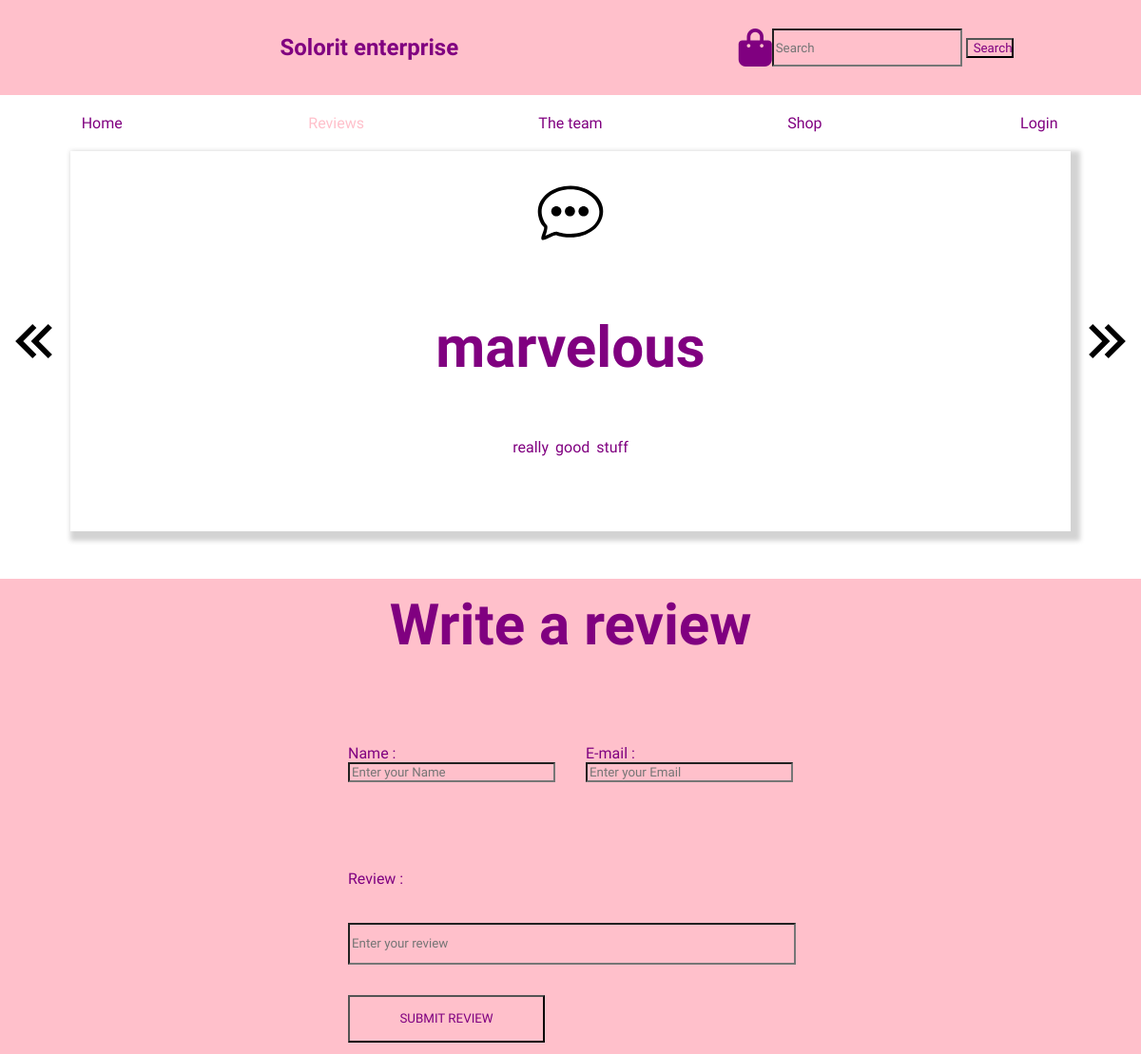
The page /reviews/ on the database as committed earlier.
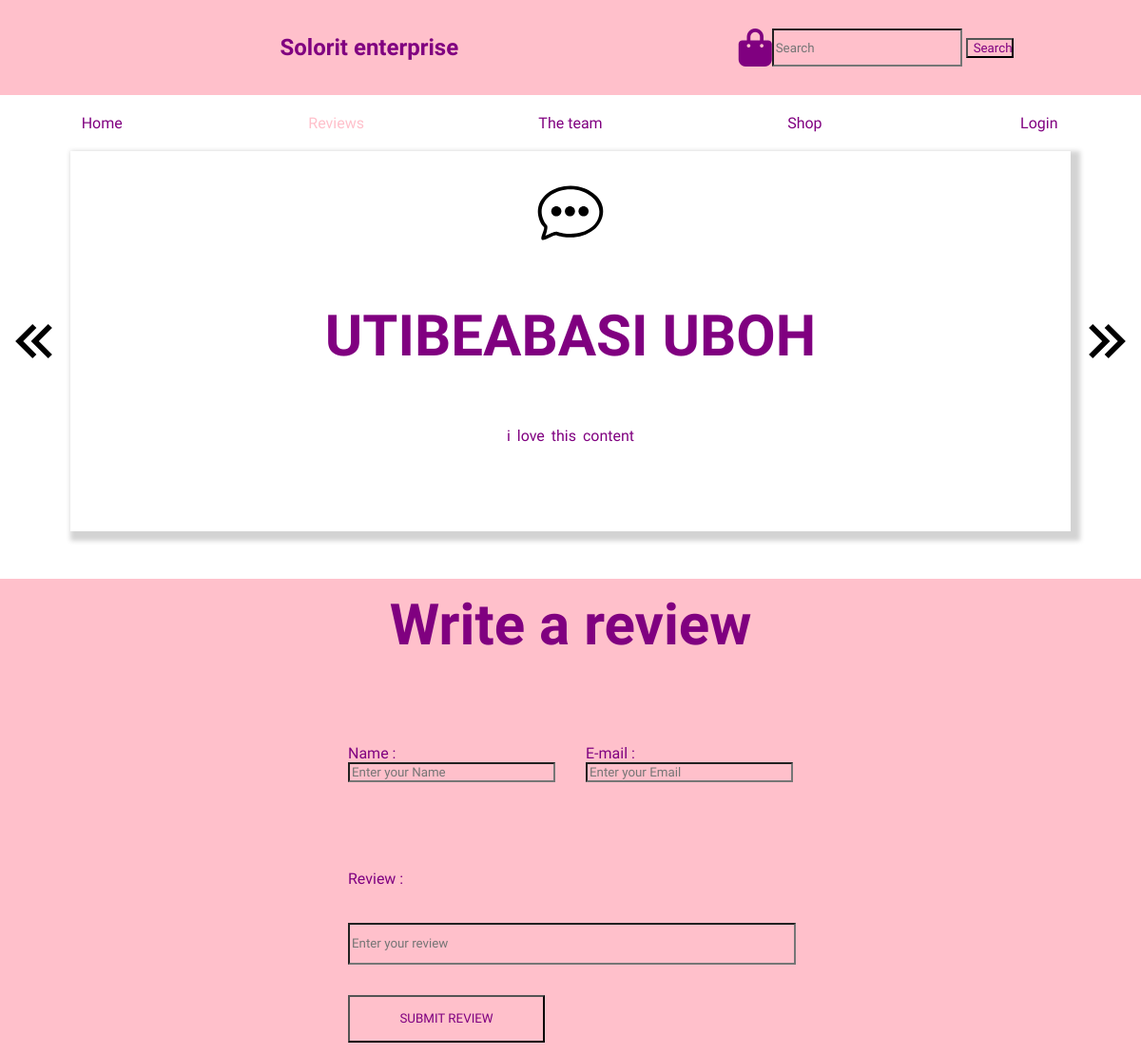
The same page on the database as committed later.
### base/models.py (models this page shows, shortened)
class Review(models.Model):
    name = models.CharField(max_length=150, blank = True, null = True)
    e_mail = models.EmailField(blank = True, null = True)
    message = models.TextField(blank = True, null = True)
    id = models.UUIDField(default=uuid.uuid4, editable=False, unique=True, primary_key=True)
    created = models.DateTimeField(auto_now_add=True)
    class Meta :
        ordering = ['-created']

### base/views.py (the view, shortened to what this page needs)
# urls.py: path('reviews/', views.reviews, name = 'reviews'),
def reviews(request):
    page = 'reviews'
    reviews = Review.objects.all()
    context = {'page':page, 'reviews':reviews}
    return render(request, 'base/reviews.html' , context)

### base/templates/base/reviews.html (shortened to what this page needs)
{% extends 'main.html' %}
{% load static %}
{% block content %}
<main>
    <section class="reviewsection" id="reviews">
    <nav class="images" > <img id='prev'src='{% static "images/arrow-left-double-fill.svg" %}' alt="" ></nav>
        <div class="Reviews">
            <nav class="reviews">
                <img src='{% static "images/6a7ad290b0ee96e909e7d34e0494e45d.svg" %}' alt="" >
            </nav>
          {% for review in reviews%}
            <nav class="slides review">
                <h2>{{review.name}}</h2>
                <p>{{review.message}}</p>
            </nav>
           {% endfor %}
        </div>
      <nav class="images"><img id="next" src='{% static "images/arrow-right-double-fill.svg" %}' alt=""></nav>
    </section>
    <section class="reviewform">
       <div style="margin-bottom:90px;">
        <h2>Write a review</h2>
       </div>
       <div>
        <form action="" method="POST" class="reviewform">
            <div class="reviewform extracss" >
                 <label for="Name" style="margin-bottom: 15px;">Name :</label>
                 <input type="text" placeholder="Enter your Name" name="Name" required>
            </div>
            <div class="extracss">
                <label for="Email" style="margin-bottom: 15px;">E-mail :</label>
                <input type="email" placeholder="Enter your Email" name="E-mail" >
            </div>
            <div class="reviewinput extracss">
                <label for="review"> Review :</label>
                <input type="text" placeholder="Enter your review" name="Message" maxlength="120" style="width:99%" required>
            </div>
            <input type="submit" value="SUBMIT REVIEW" class="submit">
 </main>
{% endblock %}

### templates/main.html (shortened to what this page needs)
<!DOCTYPE html>
{% load static %}
<html lang="en">
<head>
    <link rel="stylesheet" href="{% static 'css/main.css'%}">
    <link rel="stylesheet" href="https://unpkg.com/aos@next/dist/aos.css" />
</head>
<body>
    {% include 'navbar.html'%}
    {% block content %}
    {% endblock %}
</body>
</html>

### templates/navbar.html (shortened to what this page needs)
<header class="header el">
    <nav class="head">
        <h1>Solorit enterprise</h1>
        {% if page == 'shoppingbag' %}
        <a href= "{% url 'shoppingbag'%}" style="color: lightcoral ;"><i class="fa-regular fa-bag-shopping"></i></a>
        {% else %}
       <a href= "{% url 'shoppingbag'%}" style="color:purple;"><i class="fa-regular fa-bag-shopping"></i></a>
        {% endif %}
        <form action="{% url 'shop'%}" method='get'>
            <input type="search" placeholder="Search" class="search" name="search">
            <input type="submit" value="Search" style="width: 50px; background-color: #FFC0CB;
             color: purple;">
        </form>
    </nav>
    <nav class="list">
        {% if page == 'home' %}
        <li><a href="{% url 'home' %}" style="color: pink">Home</a></li>
        {% else %}
        <li><a href="{% url 'home' %}">Home</a> </li>
        {% endif %}
        {% if page == 'reviews' %}
        <li><a href="{% url 'reviews' %}" style="color: pink">Reviews</a></li>
        {%else%}
        <li> <a href="{% url 'reviews' %}">Reviews</a></li>
        {% endif %}
        {% if page == 'theteam' %}
        <li><a href="{% url 'Theteam' %}" style="color: pink">The team</a></li>
        {% else %}
        <li><a href="{% url 'Theteam' %}">The team</a></li>
        {% endif %}
        {% if page == 'shop' %}
        <li><a href="{% url 'shop' %}" style="color: pink">Shop</a></li>
        {% else %}
        <li><a href="{% url 'shop' %}">Shop</a></li>
        {% endif %}
        {% if request.user.is_authenticated %}
        <li><a href="{% url 'logout' %}">Logout</a></li>
        {% else %}
        {% if page == 'login' %}
        <li><a href="{% url 'login' %}" style="color: pink">Login</a></li>
        {% else %}
        <li><a href="{% url 'login' %}">Login</a></li>
        {% endif %}
        {% endif %}
    </nav>
 </header>

### static/css/main.css (style rules this page uses)
* { margin:0; font-family: 'Fugaz One', cursive; }
body { overflow-x: hidden; color:purple; }
html { scroll-behavior: smooth; }
.list { display:grid; grid-template-columns: repeat(5,0.5fr); gap:2rem; grid-auto-rows: minmax(150px auto); }
h1 { display:grid; place-content: center; }
li { list-style: none; margin-top:20px; margin-bottom: 20px; display:grid; place-content: center; }
input.search { background-color: #FFC0CB; color: white; height:40px; width:200px; border: 1px 1px 1px 1px white; }
.head { height: 100px; background-color: #FFC0CB; color: purple; display:grid; grid-template-columns: 1fr 0.01fr 0.5fr; grid-auto-rows: minmax(300px auto); align-content: center; place-content: center; }
h2 { display:grid; place-content: center; font-size: 60px; }
p { display:grid; place-content: center; margin-left: 14%; margin-right:14%; word-spacing: 3px; }
img { height:100%; width:100%; }
.list a { text-decoration: none; color: purple; }
label { margin-bottom: 3%; }
input { background-color: #FFC0CB ; color: purple; width:210px; }
input.submit { height:50px; width:95%; }
.fa-bag-shopping::before { content: '\f290'; font-family: fontAwesome; font-size: 40px; }
nav.review { height: 200px; display:grid; place-content: center; }
nav.review p { display: grid; place-content: center; margin-left: 20%; margin-right: 20%; margin-bottom: 10%; }
nav.review h2 { margin-top: 30px; margin-bottom: 60px; }
nav.reviews { display: grid; place-content: center; }
nav.reviews img { height:160px; width:160px; margin-bottom: 45px; margin-top: 30px; }
section.reviewsection { height:400px; display: grid; grid-template-columns: 0.07fr 1fr 0.07fr; margin-bottom: 50px; }
section.reviewsection img { height:70px; width: 70px; display:grid; place-content: center; }
nav.images { display:grid; place-content: center; }
nav.images { transition: transform 0.3s; }
div.Reviews { box-shadow: 5px 5px 5px 5px lightgrey; }
section.reviewform { background-color: #FFC0CB; color: purple; }
section.reviewform { height:500px; display:grid; place-content: center; }
div.reviewinput { display:grid; grid-column:1/3; }
form.reviewform { display:grid; grid-template-columns: 0.5fr 0.5fr; gap:2rem; }
div.extracss { height:100px; }
a { color:black; text-decoration: none; }

Rows that differ between the two databases and show on the page:
no longer on this page (row unchanged): Review: name "marvelous", message "really good stuff"
added Review: name "UTIBEABASI UBOH", message "i love this content"
